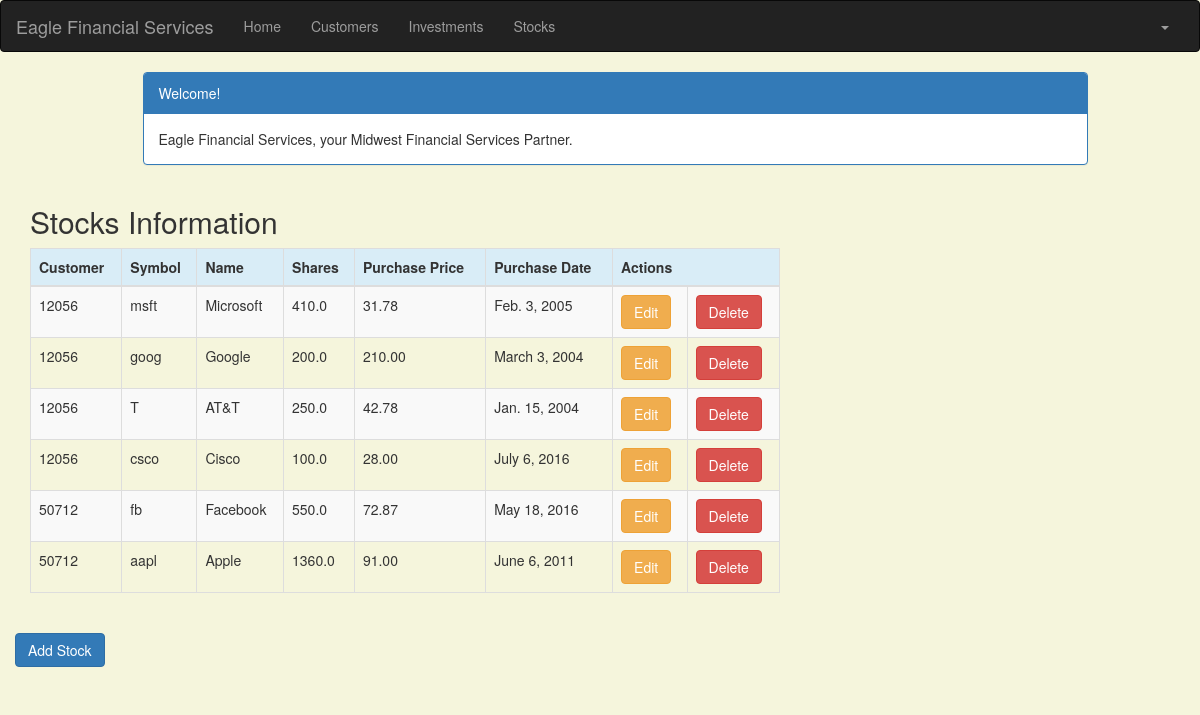
The page /stock/ (signed in) on the database its author committed.
### portfolio/models.py (models this page shows, shortened)
class Stock(models.Model):
    customer = models.ForeignKey(Customer, related_name='stocks')
    symbol = models.CharField(max_length=10)
    name = models.CharField(max_length=50)
    shares = models.DecimalField (max_digits=10, decimal_places=1)
    purchase_price = models.DecimalField(max_digits=10, decimal_places=2)
    purchase_date = models.DateField(default=timezone.now, blank=True, null=True)

class Customer(models.Model):
    name = models.CharField(max_length=50)
    address = models.CharField(max_length=200)
    cust_number = models.IntegerField(blank=False, null=False)
    city = models.CharField(max_length=50)
    state = models.CharField(max_length=50)
    zipcode = models.CharField(max_length=10)
    email = models.EmailField(max_length=200)
    cell_phone = models.CharField(max_length=50)
    created_date = models.DateTimeField(
        default=timezone.now)
    updated_date = models.DateTimeField(auto_now_add=True)
    def __str__(self):
        return str(self.cust_number)

### portfolio/views.py (the view)
# urls.py: url(r'^stock/$', views.stock_list, name='stock_list'),
@login_required
def stock_list(request):
   stocks = Stock.objects.filter(purchase_date__lte=timezone.now())
   return render(request, 'portfolio/stock_list.html', {'stocks': stocks})

### portfolio/templates/portfolio/stock_list.html (shortened to what this page needs)
{% extends 'portfolio/base.html' %}
{% block content %}
    <!DOCTYPE html>
    <html>
    <head>
        <link rel="stylesheet" href="https://maxcdn.bootstrapcdn.com/bootstrap/3.3.4/css/bootstrap.min.css">
    </head>
    <body>
    <div class="container">
        <div class="row">
            <div class="col-md-10 col-md-offset-1">
                <div class="panel panel-primary">
                    <div class="panel-heading">Welcome!</div>
                    <div class="panel-body">
                        Eagle Financial Services, your Midwest Financial Services Partner.
                    </div>
                </div>
            </div>
        </div>
    </div>
    <div class="row">
        <h2 style="padding-left: 15Px">Stocks Information</h2>
    </div>
    <div>
        <table class="table table-striped table-bordered table-hover">
            <thead>
            <tr class="bg-info">
                <th>Customer</th>
                <th>Symbol</th>
                <th>Name</th>
                <th>Shares</th>
                <th>Purchase Price</th>
                <th>Purchase Date</th>
                <th colspan="3">Actions</th>
            </tr>
            </thead>
            <tbody>
            {% for stock in stocks %}
                <tr>
                    <td>{{ stock.customer }}</td>
                    <td>{{ stock.symbol }}</td>
                    <td>{{ stock.name }}</td>
                    <td>{{ stock.shares }}</td>
                    <td>{{ stock.purchase_price }}</td>
                    <td>{{ stock.purchase_date }}</td>
                    <td><a href="{% url 'portfolio:stock_edit' pk=stock.pk %}"
                           class="btn btn-warning">Edit</a></td>
                    <td><a href="{% url 'portfolio:stock_delete' pk=stock.pk %}"
                           onclick="return confirm('Are you sure you want to delete?')"
                           class="btn btn-danger">Delete</a>
                    </td>
                </tr>
            {% endfor %}
            </tbody>
        </table>
     <div class="row">
            <a href="{% url 'portfolio:stock_new' %}" class="row"><span
                    class="btn btn-primary">Add Stock</span></a>
        </div>
    </div>
    </body>
    </html>
{% endblock %}

### portfolio/templates/portfolio/base.html (shortened to what this page needs)
{% load staticfiles %}
<!DOCTYPE html>
<html lang="en">
<head>
    <link rel="stylesheet" href="https://maxcdn.bootstrapcdn.com/bootstrap/3.3.7/css/bootstrap.min.css">
</head>
<body id="app-layout">
<nav class="navbar navbar-inverse">
    <div class="container-fluid">
        <div class="navbar-header">
            <a class="navbar-brand" href="/">
                Eagle Financial Services
            </a>
        </div>
        <div class="collapse navbar-collapse" id="myNavbar">
            <ul class="nav navbar-nav">
                <li><a href="{% url 'portfolio:home' %}">Home</a></li>
                <li><a href="{% url 'portfolio:customer_list' %}">Customers</a></li>
                <li><a href="{% url 'portfolio:investment_list' %}">Investments</a></li>
                <li><a href="{% url 'portfolio:stock_list' %}">Stocks</a></li>
            </ul>
            <ul class="nav navbar-nav navbar-right">
                {% if user.is_authenticated %}
                    <li class="dropdown">
                        <a href="#" class="dropdown-toggle" data-toggle="dropdown" role="button" aria-expanded="false">
                            <span class="caret"></span>
                        </a>
                    </li>
                {% else %}
                    <li><a href="{% url 'login' %}"><span class="glyphicon glyphicon-log-in"></span> Login</a></li>
                {% endif %}
            </ul>
        </div>
    </div>
</nav>
<div class="content container">
    <div class="row">
        <div class="col-md-8">
            {% block content %}{% endblock %}
        </div>
    </div>
</body>
</html>

### portfolio/templates/portfolio/base.html (style rules this page uses)
.navbar { margin-bottom: 0; border-radius: 0; }

### portfolio/templates/portfolio/stock_list.html (style rules this page uses)
body { background-color: beige; }

### rows shown on the page
Stock: customer "12056", symbol "msft", name "Microsoft", shares "410.0", purchase_price "31.78", purchase_date "Feb. 3, 2005"
Stock: customer "12056", symbol "goog", name "Google", shares "200.0", purchase_price "210.00", purchase_date "March 3, 2004"
Stock: customer "12056", symbol "T", name "AT&T", shares "250.0", purchase_price "42.78", purchase_date "Jan. 15, 2004"
Stock: customer "12056", symbol "csco", name "Cisco", shares "100.0", purchase_price "28.00", purchase_date "July 6, 2016"
Stock: customer "50712", symbol "fb", name "Facebook", shares "550.0", purchase_price "72.87", purchase_date "May 18, 2016"
Stock: customer "50712", symbol "aapl", name "Apple", shares "1360.0", purchase_price "91.00", purchase_date "June 6, 2011"
